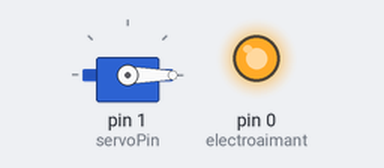
A sketch run on a simulated Arduino Uno, built with avr-gcc and run on an emulated ATmega328P. On the bench: servo, output pins drawn as LEDs (lit = HIGH).

Above: at 0.05 s.
At 3.95 s:
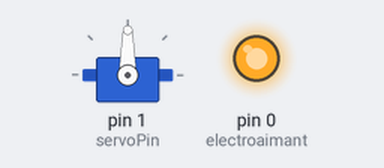
At 8.95 s:
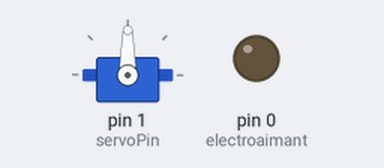
Timing chart, 0 to 11.7 s (numbered marks = the images above):
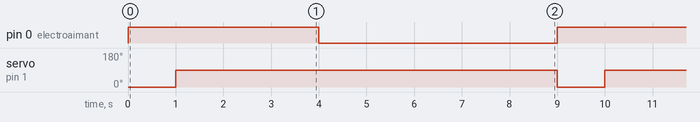

The sketch:

testServo.ino
```cpp
#include <Servo.h>

  int servoPin = 1;
  Servo servo;
  int servoAngle = 0;
  int electroaimant = 0;

void setup() {
  //Serial.begin(9600);
  servo.attach(servoPin);
  pinMode(electroaimant,OUTPUT);
}

void loop() {
  // put your main code here, to run repeatedly:
  digitalWrite(electroaimant, HIGH);
  servo.write(0);
  delay(1000);
  servo.write(90);
  delay(3000);
  digitalWrite(electroaimant, LOW);
  delay(5000);

}
```

Measured:
- by itself, pin 0 (electroaimant): alternates HIGH for 4.0 s and LOW for 5.0 s
- by itself, servo on pin 1 (servoPin): alternates 90° for 8.0 s and 0° for 1.0 s
